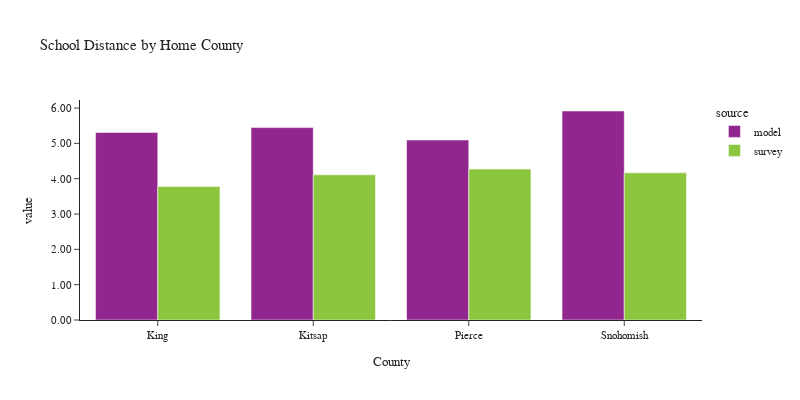

The cell this chart's notebook holds for it:
### Code cell
plot_school_location(df_students, 'CountyName_home', 'Home County', 'County')

### Figure 1 — Plotly figure (JSON) as saved in the notebook; plotly's stock layout.template omitted (floating-point values rounded to 4 significant figures)
{"data": [{"alignmentgroup": "True", "customdata": [[622265], [66866], [260162], [256575]], "hovertemplate": "source=model<br>CountyName_home=%{x}<br>value=%{y}<br>sample count=%{customdata[0]}<extra></extra>", "legendgroup": "model", "marker": {"color": "#91268F", "pattern": {"shape": ""}}, "name": "model", "offsetgroup": "model", "orientation": "v", "showlegend": true, "textposition": "auto", "type": "bar", "x": ["King", "Kitsap", "Pierce", "Snohomish"], "xaxis": "x", "y": [5.311, 5.447, 5.095, 5.916], "yaxis": "y"}, {"alignmentgroup": "True", "customdata": [[621], [56], [112], [108]], "hovertemplate": "source=survey<br>CountyName_home=%{x}<br>value=%{y}<br>sample count=%{customdata[0]}<extra></extra>", "legendgroup": "survey", "marker": {"color": "#8CC63E", "pattern": {"shape": ""}}, "name": "survey", "offsetgroup": "survey", "orientation": "v", "showlegend": true, "textposition": "auto", "type": "bar", "x": ["King", "Kitsap", "Pierce", "Snohomish"], "xaxis": "x", "y": [3.78, 4.11, 4.272, 4.166], "yaxis": "y"}], "layout": {"barmode": "group", "font": {"size": 11}, "height": 400, "legend": {"title": {"text": "source"}, "tracegroupgap": 0}, "title": {"text": "School Distance by Home County"}, "width": 800, "xaxis": {"anchor": "y", "domain": [0.0, 1.0], "title": {"text": "County"}}, "yaxis": {"anchor": "x", "domain": [0.0, 1.0], "tickformat": ".2f", "title": {"text": "value"}}}}
